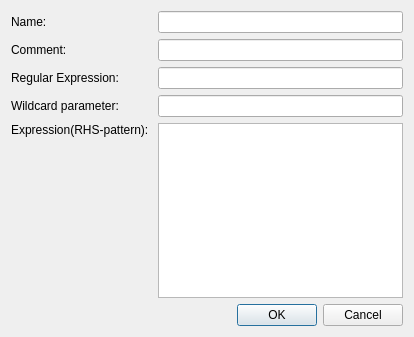
<?xml version="1.0" encoding="UTF-8"?>
<ui version="4.0">
 <class>addFunctionDialog</class>
 <widget class="QDialog" name="addFunctionDialog">
  <property name="geometry">
   <rect>
    <x>0</x>
    <y>0</y>
    <width>414</width>
    <height>337</height>
   </rect>
  </property>
  <property name="windowTitle">
   <string>Add Function</string>
  </property>
  <layout class="QVBoxLayout" name="verticalLayout_2">
   <item>
    <layout class="QVBoxLayout" name="verticalLayout">
     <item>
      <layout class="QGridLayout" name="gridLayout">
       <item row="2" column="1">
        <widget class="QLineEdit" name="regularLineEdit"/>
       </item>
       <item row="2" column="0">
        <widget class="QLabel" name="label_3">
         <property name="text">
          <string>Regular Expression: </string>
         </property>
        </widget>
       </item>
       <item row="1" column="0">
        <widget class="QLabel" name="label_2">
         <property name="text">
          <string>Comment: </string>
         </property>
        </widget>
       </item>
       <item row="3" column="0">
        <widget class="QLabel" name="label_4">
         <property name="text">
          <string>Wildcard parameter: </string>
         </property>
        </widget>
       </item>
       <item row="0" column="0">
        <widget class="QLabel" name="label">
         <property name="text">
          <string>Name:</string>
         </property>
        </widget>
       </item>
       <item row="3" column="1">
        <widget class="QLineEdit" name="wildcardLineEdit"/>
       </item>
       <item row="0" column="1">
        <widget class="QLineEdit" name="nameLineEdit"/>
       </item>
       <item row="1" column="1">
        <widget class="QLineEdit" name="commentLineEdit"/>
       </item>
       <item row="4" column="0">
        <widget class="QLabel" name="label_5">
         <property name="text">
          <string>Expression(RHS-pattern): </string>
         </property>
        </widget>
       </item>
       <item row="5" column="0">
        <spacer name="verticalSpacer">
         <property name="orientation">
          <enum>Qt::Vertical</enum>
         </property>
         <property name="sizeHint" stdset="0">
          <size>
           <width>20</width>
           <height>40</height>
          </size>
         </property>
        </spacer>
       </item>
       <item row="4" column="1" rowspan="2">
        <widget class="QTextEdit" name="expressionTextEdit"/>
       </item>
      </layout>
     </item>
     <item>
      <widget class="QDialogButtonBox" name="buttonBox">
       <property name="orientation">
        <enum>Qt::Horizontal</enum>
       </property>
       <property name="standardButtons">
        <set>QDialogButtonBox::Cancel|QDialogButtonBox::Ok</set>
       </property>
      </widget>
     </item>
    </layout>
   </item>
  </layout>
 </widget>
 <resources/>
 <connections>
  <connection>
   <sender>buttonBox</sender>
   <signal>accepted()</signal>
   <receiver>addFunctionDialog</receiver>
   <slot>accept()</slot>
   <hints>
    <hint type="sourcelabel">
     <x>248</x>
     <y>254</y>
    </hint>
    <hint type="destinationlabel">
     <x>157</x>
     <y>274</y>
    </hint>
   </hints>
  </connection>
  <connection>
   <sender>buttonBox</sender>
   <signal>rejected()</signal>
   <receiver>addFunctionDialog</receiver>
   <slot>reject()</slot>
   <hints>
    <hint type="sourcelabel">
     <x>316</x>
     <y>260</y>
    </hint>
    <hint type="destinationlabel">
     <x>286</x>
     <y>274</y>
    </hint>
   </hints>
  </connection>
 </connections>
</ui>
